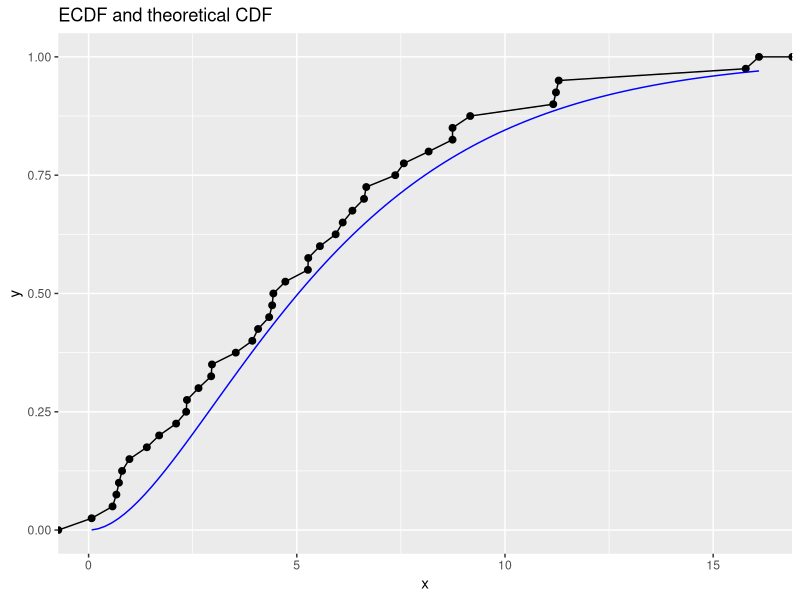

This figure's R source:
# https://forum.posit.co/t/plotting-a-ecdf-and-overlay-it-with-standard-cdf-in-r-ggplot/110387/3
# https://stats.stackexchange.com/questions/239937/empirical-cdf-vs-cdf

library(ggplot2)

set.seed(235)
x<-rgamma(40,2,scale=3)
data= data.frame(x=x,cyl=rep("x",40),stringsAsFactors = F)

# p<-qplot(x,stat="ecdf",geom="step")+theme_bw()
p <- ggplot(data,aes(x)) +
       geom_line(stat = "ecdf")+
       geom_point(stat="ecdf",size=2) +
       stat_function(fun=pgamma,color="blue",args=list(shape=2,scale=3)) +
       labs(title="ECDF and theoretical CDF")

print(p)

